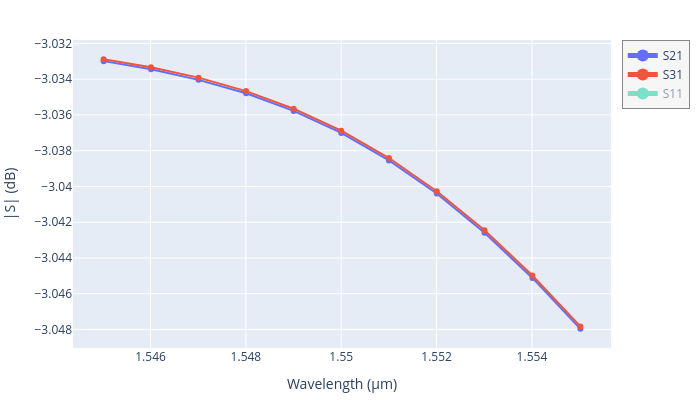

This figure's notebook cell:
### Code cell
from gsim.meep.models.results import SParameterResult

result = SParameterResult.from_directory("sim-data-meep-2e6a1d1a/results")
# result.plot(db=True)
# result.plot_plotly(keys=["s21", "s31"])
result.plot_interactive()

### Figure 1 — Plotly figure (JSON) as saved in the notebook; plotly's stock layout.template omitted (floating-point values rounded to 4 significant figures)
{"data": [{"mode": "lines+markers", "name": "S21", "type": "scatter", "visible": true, "x": [1.555, 1.554, 1.553, 1.552, 1.551, 1.55, 1.549, 1.548, 1.547, 1.546, 1.545], "y": [-3.048, -3.045, -3.043, -3.04, -3.039, -3.037, -3.036, -3.035, -3.034, -3.033, -3.033]}, {"mode": "lines+markers", "name": "S31", "type": "scatter", "visible": true, "x": [1.555, 1.554, 1.553, 1.552, 1.551, 1.55, 1.549, 1.548, 1.547, 1.546, 1.545], "y": [-3.048, -3.045, -3.042, -3.04, -3.038, -3.037, -3.036, -3.035, -3.034, -3.033, -3.033]}, {"mode": "lines+markers", "name": "S11", "type": "scatter", "visible": "legendonly", "x": [1.555, 1.554, 1.553, 1.552, 1.551, 1.55, 1.549, 1.548, 1.547, 1.546, 1.545], "y": [-30.73, -31.03, -31.26, -31.42, -31.47, -31.44, -31.34, -31.19, -31.03, -30.88, -30.76]}], "layout": {"height": 400, "legend": {"bgcolor": "rgba(245,245,245,0.9)", "bordercolor": "#888", "borderwidth": 1, "entrywidth": 70, "entrywidthmode": "pixels", "groupclick": "toggleitem", "itemclick": "toggle", "itemdoubleclick": "toggleothers", "itemsizing": "constant"}, "margin": {"b": 40, "l": 60, "r": 10, "t": 40}, "width": 700, "xaxis": {"title": {"text": "Wavelength (µm)"}}, "yaxis": {"title": {"text": "|S| (dB)"}}}}
